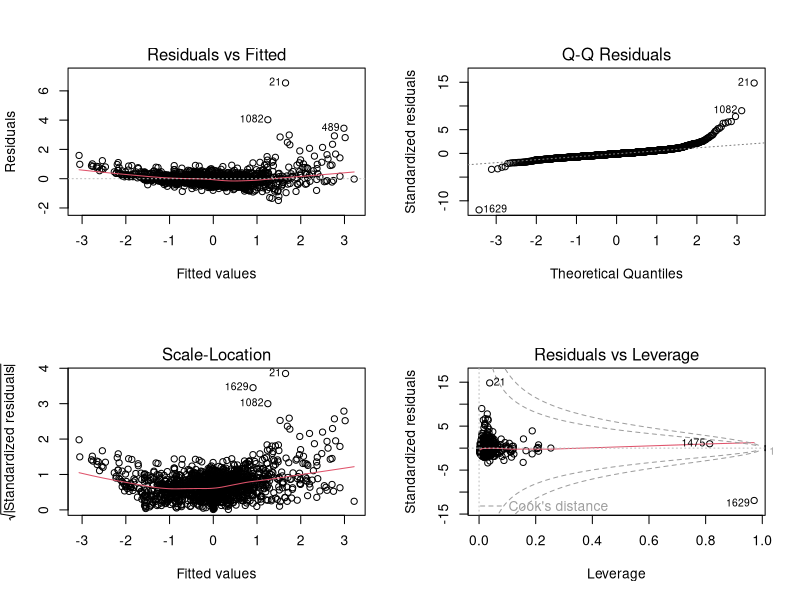

The R source for this figure:
set.seed(159)

#read in data
edu = read.csv('../data/final.csv', stringsAsFactors = FALSE)
edu = edu[, -c(1)]

#fit model
ols = lm(Earning~., data = edu)
ols_summary = summary(ols)

#save data
save(ols, file = '../data/ols.RData')

#plot
pdf("../images/ols.pdf")
par(mfrow=c(2,2))
plot(ols)
dev.off()
